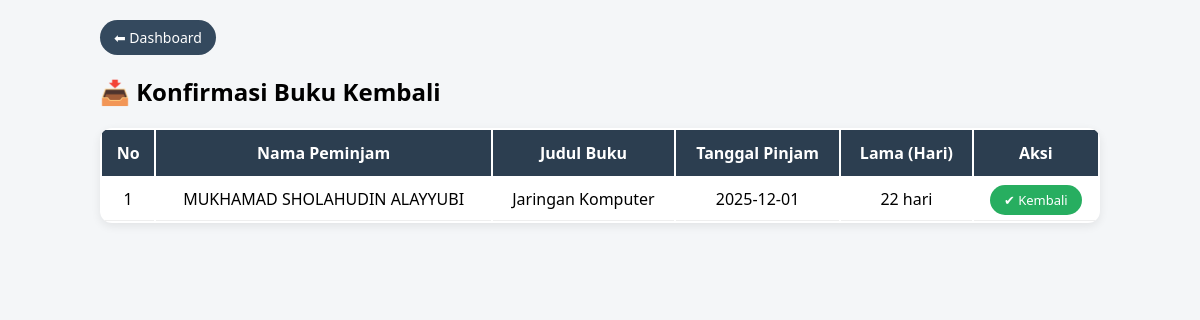
The app's page /admin/kembali.php with its own data.
### tables this page shows
CREATE TABLE `peminjaman` (
  `id_pinjam` int(11) NOT NULL,
  `nama_peminjam` varchar(100) NOT NULL,
  `judul_buku` varchar(150) NOT NULL,
  `tanggal_pinjam` date NOT NULL,
  `tanggal_kembali` date DEFAULT NULL,
  `status` enum('dipinjam','kembali','hilang') DEFAULT 'dipinjam',
  `denda` int(11) DEFAULT 0
);

### admin/kembali.php (the view, shortened to what this page needs)
<?php
include '../config.php';
$result = mysqli_query($conn,"
    SELECT * FROM peminjaman
    WHERE status='dipinjam'
    ORDER BY tanggal_pinjam ASC
");
?>
<!DOCTYPE html>
<html lang="id">
<head>
<link rel="stylesheet" href="kembali.css">
</head>
<body>
<div class="container">
<a href="dashboard.php" class="btn-back">⬅ Dashboard</a>
<h2>📥 Konfirmasi Buku Kembali</h2>
<table class="table">
<thead>
<tr>
    <th>No</th>
    <th>Nama Peminjam</th>
    <th>Judul Buku</th>
    <th>Tanggal Pinjam</th>
    <th>Lama (Hari)</th>
    <th>Aksi</th>
</tr>
</thead>
<tbody>
<?php
$no = 1;
while ($p = mysqli_fetch_assoc($result)):
    $hari = (strtotime(date('Y-m-d')) - strtotime($p['tanggal_pinjam'])) / 86400;
?>
<tr>
    <td><?= $no++; ?></td>
    <td><?= htmlspecialchars($p['nama_peminjam']); ?></td>
    <td><?= htmlspecialchars($p['judul_buku']); ?></td>
    <td><?= $p['tanggal_pinjam']; ?></td>
    <td><?= floor($hari); ?> hari</td>
    <td>
        <a href="?kembali=<?= $p['id_pinjam']; ?>"
           class="btn kembali"
           onclick="return confirm('Konfirmasi buku sudah dikembalikan?')">
           ✔ Kembali
        </a>
    </td>
</tr>
<?php endwhile; ?>
</tbody>
</table>
</div>
</body>
</html>

### admin/kembali.css (style rules this page uses)
body { background: #f4f6f8; font-family: 'Segoe UI', sans-serif; margin: 0; }
.container { max-width: 1000px; margin: auto; padding: 20px; }
h2 { margin: 10px 0 20px; }
.btn-back { display: inline-block; margin-bottom: 10px; padding: 8px 14px; background: #34495e; color: #fff; text-decoration: none; border-radius: 20px; font-size: 14px; }
.table { width: 100%; background: white; border-radius: 12px; overflow: hidden; box-shadow: 0 3px 10px rgba(0,0,0,.08); }
.table th { background: #2c3e50; color: white; padding: 12px; }
.table td { padding: 10px; text-align: center; border-bottom: 1px solid #eee; }
.btn { padding: 6px 14px; border-radius: 20px; text-decoration: none; color: white; font-size: 13px; }
.btn.kembali { background: #27ae60; }

### records on screen
peminjaman: nama_peminjam "MUKHAMAD SHOLAHUDIN ALAYYUBI", judul_buku "Jaringan Komputer", tanggal_pinjam "2025-12-01", tanggal_pinjam "22"
